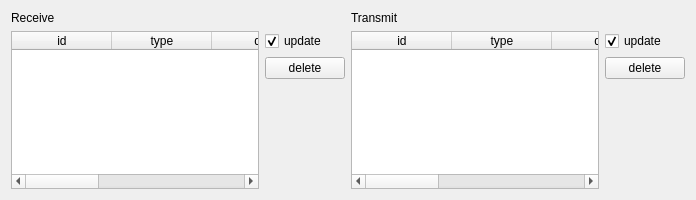
               <widget class="QWidget" name="scrollAreaWidgetContents">
                <property name="geometry">
                 <rect>
                  <x>0</x>
                  <y>0</y>
                  <width>696</width>
                  <height>200</height>
                 </rect>
                </property>
                <layout class="QGridLayout" name="gridLayout_3">
                 <item row="1" column="0">
                  <widget class="QTableWidget" name="canReceiveTableWidget">
                   <property name="selectionMode">
                    <enum>QAbstractItemView::ExtendedSelection</enum>
                   </property>
                   <property name="selectionBehavior">
                    <enum>QAbstractItemView::SelectRows</enum>
                   </property>
                   <attribute name="verticalHeaderVisible">
                    <bool>false</bool>
                   </attribute>
                   <column>
                    <property name="text">
                     <string>id</string>
                    </property>
                   </column>
                   <column>
                    <property name="text">
                     <string>type</string>
                    </property>
                   </column>
                   <column>
                    <property name="text">
                     <string>dlc</string>
                    </property>
                   </column>
                   <column>
                    <property name="text">
                     <string>data</string>
                    </property>
                   </column>
                   <column>
                    <property name="text">
                     <string>cycle</string>
                    </property>
                   </column>
                   <column>
                    <property name="text">
                     <string>count</string>
                    </property>
                   </column>
                  </widget>
                 </item>
                 <item row="0" column="0">
                  <widget class="QLabel" name="label">
                   <property name="text">
                    <string>Receive</string>
                   </property>
                  </widget>
                 </item>
                 <item row="1" column="1">
                  <layout class="QVBoxLayout" name="verticalLayout_7">
                   <item>
                    <widget class="QCheckBox" name="pcanUpdateReceiveTableCheckBox">
                     <property name="text">
                      <string>update</string>
                     </property>
                     <property name="checked">
                      <bool>true</bool>
                     </property>
                    </widget>
                   </item>
                   <item>
                    <widget class="QPushButton" name="pcanDeleteReceiveEntryButton">
                     <property name="text">
                      <string>delete</string>
                     </property>
                    </widget>
                   </item>
                   <item>
                    <spacer name="verticalSpacer">
                     <property name="orientation">
                      <enum>Qt::Vertical</enum>
                     </property>
                     <property name="sizeHint" stdset="0">
                      <size>
                       <width>20</width>
                       <height>40</height>
                      </size>
                     </property>
                    </spacer>
                   </item>
                  </layout>
                 </item>
                 <item row="1" column="2">
                  <widget class="QTableWidget" name="canTransmitTableWidget">
                   <property name="selectionMode">
                    <enum>QAbstractItemView::ExtendedSelection</enum>
                   </property>
                   <property name="selectionBehavior">
                    <enum>QAbstractItemView::SelectRows</enum>
                   </property>
                   <attribute name="verticalHeaderVisible">
                    <bool>false</bool>
                   </attribute>
                   <column>
                    <property name="text">
                     <string>id</string>
                    </property>
                   </column>
                   <column>
                    <property name="text">
                     <string>type</string>
                    </property>
                   </column>
                   <column>
                    <property name="text">
                     <string>dlc</string>
                    </property>
                   </column>
                   <column>
                    <property name="text">
                     <string>data</string>
                    </property>
                   </column>
                   <column>
                    <property name="text">
                     <string>cycle</string>
                    </property>
                   </column>
                   <column>
                    <property name="text">
                     <string>count</string>
                    </property>
                   </column>
                  </widget>
                 </item>
                 <item row="1" column="3">
                  <layout class="QVBoxLayout" name="verticalLayout_8">
                   <item>
                    <widget class="QCheckBox" name="pcanUpdateTransmitTableCheckBox">
                     <property name="text">
                      <string>update</string>
                     </property>
                     <property name="checked">
                      <bool>true</bool>
                     </property>
                    </widget>
                   </item>
                   <item>
                    <widget class="QPushButton" name="pcanDeleteTransmitEntryButton">
                     <property name="text">
                      <string>delete</string>
                     </property>
                    </widget>
                   </item>
                   <item>
                    <spacer name="verticalSpacer_2">
                     <property name="orientation">
                      <enum>Qt::Vertical</enum>
                     </property>
                     <property name="sizeHint" stdset="0">
                      <size>
                       <width>20</width>
                       <height>40</height>
                      </size>
                     </property>
                    </spacer>
                   </item>
                  </layout>
                 </item>
                 <item row="0" column="2">
                  <widget class="QLabel" name="label_2">
                   <property name="text">
                    <string>Transmit</string>
                   </property>
                  </widget>
                 </item>
                </layout>
               </widget>
